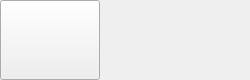
<ui version="4.0" >
 <class>Launch_entryClass</class>
 <widget class="QWidget" name="Launch_entryClass" >
  <property name="geometry" >
   <rect>
    <x>0</x>
    <y>0</y>
    <width>250</width>
    <height>40</height>
   </rect>
  </property>
  <layout class="QHBoxLayout" >
   <property name="spacing" >
    <number>0</number>
   </property>
   <property name="leftMargin" >
    <number>0</number>
   </property>
   <property name="topMargin" >
    <number>0</number>
   </property>
   <property name="rightMargin" >
    <number>0</number>
   </property>
   <property name="bottomMargin" >
    <number>0</number>
   </property>
   <property name="alignment" >
    <set>Qt::AlignCenter</set>
   </property>
   <item>
    <widget class="QToolButton" name="launchButton" >
     <property name="minimumSize" >
      <size>
       <width>100</width>
       <height>80</height>
      </size>
     </property>
    </widget>
   </item>
   <item>
    <spacer>
     <property name="orientation" >
      <enum>Qt::Horizontal</enum>
     </property>
     <property name="sizeHint" >
      <size>
       <width>0</width>
       <height>20</height>
      </size>
     </property>
    </spacer>
   </item>
  </layout>
 </widget>
 <resources/>
</ui>
